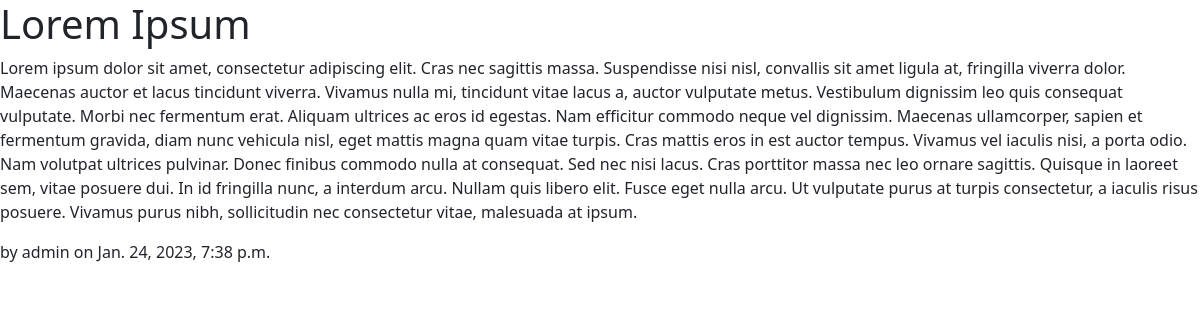
Page /blog/1/ on the committed database.
### blogsite/models.py (models this page shows)
class BlogPost(models.Model):
    title = models.CharField(max_length=255)
    content = models.TextField()
    date_published = models.DateTimeField(auto_now_add=True)
    author = models.ForeignKey(User, on_delete=models.CASCADE)

### blogsite/views.py (the view)
# urls.py: path('<int:pk>/', views.blog_detail, name='blog_detail'),
def blog_detail(request, pk):
    blog_post = BlogPost.objects.get(pk=pk)
    context = {'blog_post': blog_post}
    return render(request, 'blogsite/blog_detail.html', context)

### blogsite/templates/blogsite/blog_detail.html
{% extends 'base.html' %}
{% block content %}
    <h1>{{ blog_post.title }}</h1>
    <p>{{ blog_post.content }}</p>
    <span>by {{ blog_post.author }}</span>
    <span>on {{ blog_post.date_published }}</span>
{% endblock %}

### rows in the picture
BlogPost: content "Lorem ipsum dolor sit amet, consectetur adipiscing elit. Cras nec sagittis massa. Suspendisse nisi nisl, convallis sit amet ligula at, fringilla viverra dolor. Maecenas auctor et lacus tincidunt viverra. Vivamus nulla mi, tincidunt vitae lacus a, auctor vulputate metus. Vestibulum dignissim leo quis consequat vulputate. Morbi nec fermentum erat. Aliquam ultrices ac eros id egestas. Nam efficitur commodo neque vel dignissim. Maecenas ullamcorper, sapien et fermentum gravida, diam nunc vehicula nisl, eget mattis magna quam vitae turpis. Cras mattis eros in est auctor tempus. Vivamus vel iaculis nisi, a porta odio. Nam volutpat ultrices pulvinar. Donec finibus commodo nulla at consequat. Sed…", author "admin", date_published "Jan. 24, 2023, 7:38 p.m."
